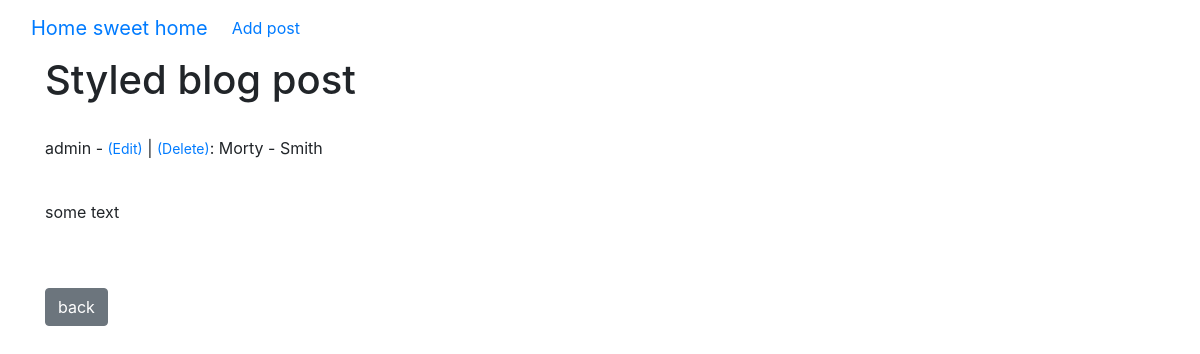
/article/7, run on the app's committed database.
### theblog/models.py (models this page shows, shortened)
class Post(models.Model):
    title = models.CharField(max_length=255)
    title_tag = models.CharField(max_length=255)
    author = models.ForeignKey(User, on_delete=models.CASCADE)
    body = models.TextField()

### theblog/views.py (the view)
# urls.py: path('article/<int:pk>', ArticleDetailView.as_view(), name='article-detail'),
class ArticleDetailView(DetailView):
    model = Post
    template_name = 'article_detail.html'

### theblog/templates/article_detail.html (shortened to what this page needs)
{% extends 'base.html' %}
{% block content %}
    <h1>{{ post.title }}</h1>
     <br>
     <p>{{ post.author }} - <a href="{% url 'update_post' post.pk %}"><small>(Edit)</a></small> | <a href="{% url 'delete_post' post.pk %}"><small>(Delete)</small></a>: {{ post.author.first_name }} - {{ post.author.last_name }}</p>
     <br>
     <p> {{ post.body }}</p>
<br>
<br>
<a href="{% url 'home' %}"  class="btn btn-secondary">back</a>
{% endblock %}

### data on the page
Post: title "Styled blog post", author "admin", author.first_name "Morty", author.last_name "Smith", body "some text"
